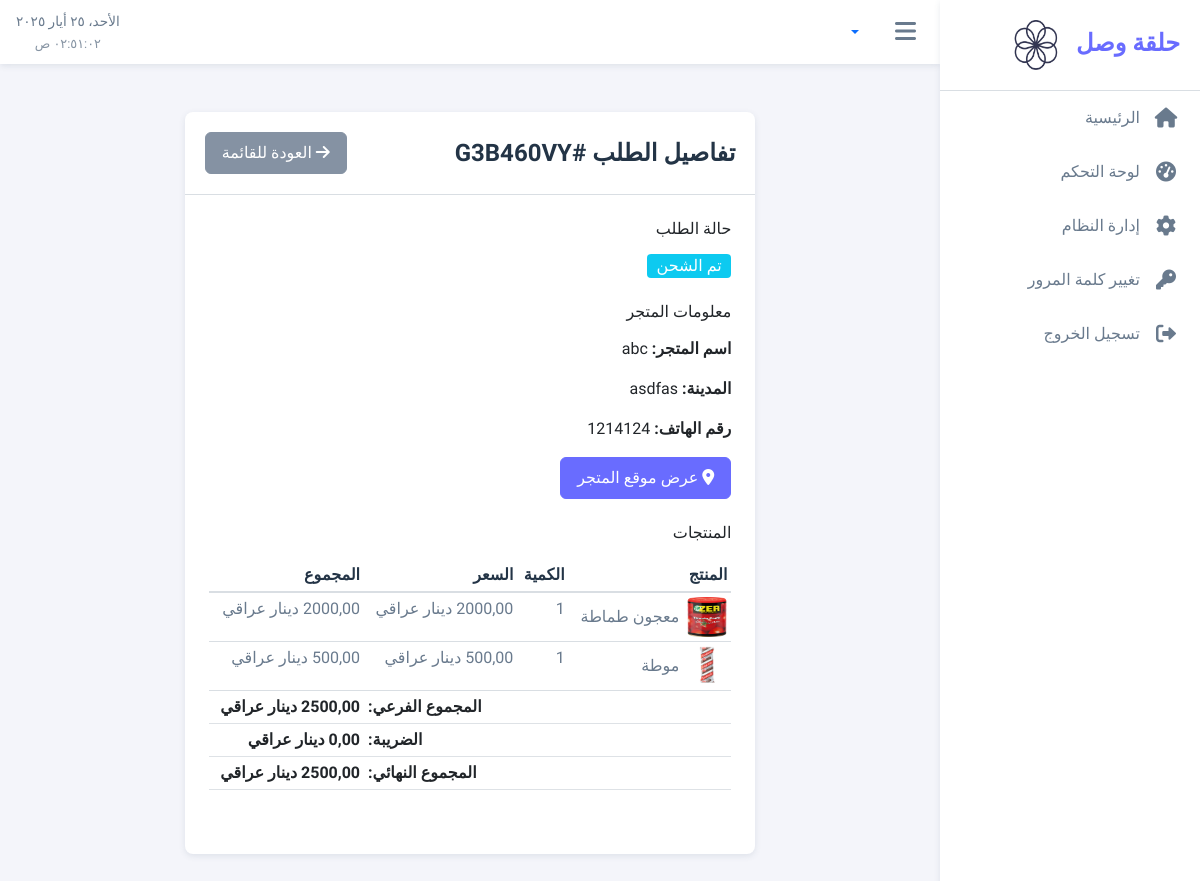
/order-management/14/ (signed in), run on the app's committed database.
### order_management/models.py (models this page shows, shortened)
class Order(models.Model, BaghdadTimestampMixin):
    STATUS_CHOICES = (
        ('pending', 'بانتظار الموافقة'),
        ('accepted', 'تم قبول الطلب'),
        ('processing', 'قيد التجهيز'),
        ('shipped', 'تم الشحن'),
        ('delivered', 'تم التسليم'),
        ('rejected', 'مرفوض'),
        ('canceled', 'ملغي'),
    )
    customer = models.ForeignKey(Customer, on_delete=models.CASCADE, related_name='orders', verbose_name='المتجر')
    store_name = models.CharField(_('اسم المتجر'), max_length=255)
    store_location = models.CharField(_('موقع المتجر'), max_length=100)
    store_city = models.CharField(_('مدينة المتجر'), max_length=100)
    store_phone = models.CharField(_('هاتف المتجر'), max_length=20)
    order_number = models.CharField(max_length=20, unique=True, verbose_name='رقم الطلب')
    status = models.CharField(max_length=20, choices=STATUS_CHOICES, default='pending', verbose_name='الحالة')
    notes = models.TextField(blank=True, null=True, verbose_name='ملاحظات')
    subtotal = models.DecimalField(max_digits=10, decimal_places=2, verbose_name='المجموع الفرعي')
    tax = models.DecimalField(max_digits=10, decimal_places=2, verbose_name='الضريبة')
    total = models.DecimalField(max_digits=10, decimal_places=2, verbose_name='المجموع النهائي')
    created_at = models.DateTimeField(auto_now_add=True, verbose_name='تاريخ الإنشاء')
    updated_at = models.DateTimeField(auto_now=True, verbose_name='تاريخ التحديث')
    class Meta:
        verbose_name = 'طلب'
        verbose_name_plural = 'الطلبات'
        ordering = ['-created_at']
    def get_status_display(self):
        return dict(self.STATUS_CHOICES).get(self.status, self.status)
    @property
    def status_color(self):
        status_colors = {
            'pending': 'warning',
            'accepted': 'info',
            'processing': 'primary',
            'shipped': 'info',
            'delivered': 'success',
            'rejected': 'danger',
            'cancelled': 'danger'
        }
        return status_colors.get(self.status, 'secondary')

class OrderItem(models.Model):
    order = models.ForeignKey(Order, on_delete=models.CASCADE, related_name='items', verbose_name='الطلب')
    product = models.ForeignKey(Product, on_delete=models.CASCADE, verbose_name='المنتج')
    quantity = models.PositiveIntegerField(verbose_name='الكمية')
    price = models.DecimalField(max_digits=10, decimal_places=2, verbose_name='السعر')
    total = models.DecimalField(max_digits=10, decimal_places=2, verbose_name='المجموع')
    class Meta:
        verbose_name = 'عنصر طلب'
        verbose_name_plural = 'عناصر الطلب'

### user_accounts/models.py (models this page shows, shortened)
class Customer(models.Model, BaghdadTimestampMixin):
    user = models.OneToOneField(settings.AUTH_USER_MODEL, on_delete=models.CASCADE, related_name='customer')
    store_name = models.CharField(max_length=100, verbose_name='اسم المتجر')
    phone = models.CharField(max_length=20, verbose_name='رقم الهاتف')
    address = models.TextField(verbose_name='العنوان')
    city = models.CharField(max_length=100, verbose_name='المدينة')
    country = CountryField(verbose_name='البلد')
    location = models.CharField(max_length=255, blank=True, verbose_name='الموقع')
    created_at = models.DateTimeField(auto_now_add=True, verbose_name='تاريخ الإنشاء')
    updated_at = models.DateTimeField(auto_now=True, verbose_name='تاريخ التحديث')
    is_active = models.BooleanField(default=True, verbose_name='نشط')
    class Meta:
        verbose_name = 'متجر'
        verbose_name_plural = 'المتاجر'
        ordering = ['-created_at']

### product_catalog/models.py (models this page shows, shortened)
class Product(models.Model, BaghdadTimestampMixin):
    name = models.CharField(max_length=255, verbose_name='اسم المنتج')
    code = models.CharField(max_length=50, blank=True, auto_created=True, verbose_name='رمز المنتج')
    description = RichTextField(verbose_name='الوصف')
    price = models.DecimalField(max_digits=10, decimal_places=2, verbose_name='السعر')
    stock = models.PositiveIntegerField(default=0, verbose_name='المخزون')
    image = models.ImageField(upload_to='product_images/', null=True, blank=True, verbose_name='الصورة')
    category = models.ForeignKey(Category, on_delete=models.SET_NULL, null=True, verbose_name='الفئة')
    company = models.ForeignKey('company_profiles.Company', on_delete=models.CASCADE, verbose_name='الشركة')
    created_at = models.DateTimeField(auto_now_add=True, verbose_name='تاريخ الإنشاء')
    updated_at = models.DateTimeField(auto_now=True, verbose_name='تاريخ التحديث')
    is_active = models.BooleanField(default=True, verbose_name='نشط')
    class Meta:
        verbose_name = 'منتج'
        verbose_name_plural = 'المنتجات'
        ordering = ['-created_at']

### order_management/views.py (the view, shortened to what this page needs)
# urls.py: path('<int:pk>/', views.order_detail, name='order_detail'),
@login_required
def order_detail(request, pk):
    order = get_object_or_404(Order, pk=pk)
    context = {
        'order': order,
        'is_company': request.user.user_type == 'company',
        'is_customer': request.user.user_type == 'customer',
    }
    return render(request, 'order_management/order_detail.html', context)

### core/context_processors.py (called while the page is built)
def google_maps_api_key(request):
    current_language = get_language() or settings.LANGUAGE_CODE
    return {
        'GOOGLE_MAPS_API_KEY': settings.GOOGLE_MAPS_API_KEY,
        'MAP_TRANSLATIONS': settings.MAP_TRANSLATIONS.get(current_language, settings.MAP_TRANSLATIONS['ar'])
    }

### templates/order_management/order_detail.html (shortened to what this page needs)
{% extends 'base_materio.html' %}
{% load static %}
{% load i18n %}
{% block extra_css %}
<link rel="stylesheet" href="https://unpkg.com/leaflet@1.7.1/dist/leaflet.css" />
{% endblock %}
{% block content %}
<div class="container py-4">
    <div class="row">
        <div class="col-lg-8 mx-auto">
            <div class="card">
                <div class="card-header d-flex justify-content-between align-items-center">
                    <h4 class="mb-0">{% trans "تفاصيل الطلب" %} #{{ order.order_number }}</h4>
                    <div>
                        <a href="{% url 'order_management:order_list' %}" class="btn btn-secondary">
                            <i class="fas fa-arrow-right"></i> {% trans "العودة للقائمة" %}
                        </a>
                    </div>
                </div>
                <div class="card-body">
                    <div class="mb-4">
                        <h6 class="mb-3">{% trans "حالة الطلب" %}</h6>
                        <span class="badge bg-{{ order.status_color }} fs-6">
                            {{ order.get_status_display }}
                        </span>
                    </div>
                    <div class="row mb-4">
                        <div class="col-md-6">
                            <h6 class="mb-3">{% trans "معلومات المتجر" %}</h6>
                            <p><strong>{% trans "اسم المتجر:" %}</strong> {{ order.customer.store_name }}</p>
                            <p><strong>{% trans "المدينة:" %}</strong> {{ order.customer.city }}</p>
                            <p><strong>{% trans "رقم الهاتف:" %}</strong> {{ order.customer.phone }}</p>
                            <button class="btn btn-primary" data-bs-toggle="modal" data-bs-target="#mapModal">
                                <i class="fas fa-map-marker-alt"></i> {% trans "عرض موقع المتجر" %}
                            </button>
                        </div>
                    </div>
                    <div class="table-responsive mb-4">
                        <h6 class="mb-3">{% trans "المنتجات" %}</h6>
                        <table class="table table-sm">
                            <thead>
                                <tr>
                                    <th>{% trans "المنتج" %}</th>
                                    <th>{% trans "الكمية" %}</th>
                                    <th>{% trans "السعر" %}</th>
                                    <th>{% trans "المجموع" %}</th>
                                </tr>
                            </thead>
                            <tbody>
                                {% for item in order.items.all %}
                                <tr>
                                    <td>
                                        <div class="d-flex align-items-center">
                                            {% if item.product.image %}
                                            <img src="{{ item.product.image.url }}" width="40" height="40"
                                                 class="rounded me-2" alt="{{ item.product.name }}">
                                            {% endif %}
                                            {{ item.product.name }}
                                        </div>
                                    </td>
                                    <td>{{ item.quantity }}</td>
                                    <td>{{ item.price|floatformat:2 }} {% trans "دينار عراقي" %}</td>
                                    <td>{{ item.total|floatformat:2 }} {% trans "دينار عراقي" %}</td>
                                </tr>
                                {% endfor %}
                            </tbody>
                            <tfoot>
                                <tr>
                                    <td colspan="3" class="text-end"><strong>{% trans "المجموع الفرعي:" %}</strong></td>
                                    <td><strong>{{ order.subtotal|floatformat:2 }} {% trans "دينار عراقي" %}</strong></td>
                                </tr>
                                <tr>
                                    <td colspan="3" class="text-end"><strong>{% trans "الضريبة:" %}</strong></td>
                                    <td><strong>{{ order.tax|floatformat:2 }} {% trans "دينار عراقي" %}</strong></td>
                                </tr>
                                <tr>
                                    <td colspan="3" class="text-end"><strong>{% trans "المجموع النهائي:" %}</strong></td>
                                    <td><strong>{{ order.total|floatformat:2 }} {% trans "دينار عراقي" %}</strong></td>
                                </tr>
                            </tfoot>
                        </table>
                    </div>
                </div>
            </div>
        </div>
    </div>
</div>
{% endblock %}

### static/css/materio.css (style rules this page uses)
:root { --primary: #696cff; --secondary: #8592a3; --success: #71dd37; --info: #03c3ec; --warning: #ffab00; --danger: #ff3e1d; --dark: #233446; --gray: #697a8d; --light-gray: #a1acb8; --border-color: #d9dee3; --background: #f5f5f9; --body-bg: #f4f5fa; --card-bg: #ffffff; --menu-bg: #ffffff; --menu-active: #f5f5ff; --menu-active-color: var(--primary); --shadow-color: rgba(67, 89, 113, 0.12); }
body { font-family: 'Tajawal', sans-serif; direction: rtl; text-align: right; background-color: var(--body-bg); color: var(--gray); margin: 0; padding: 0; }
.card { background-color: var(--card-bg); border-radius: 0.5rem; border: none; box-shadow: 0 2px 6px 0 var(--shadow-color); margin-bottom: 1.5rem; }
.card-header { background-color: transparent; border-bottom: 1px solid var(--border-color); padding: 1.25rem; }
.card-header h4, .card-header h5 { margin: 0; color: var(--dark); font-weight: 600; }
.card-body { padding: 1.5rem; }
.btn { border-radius: 0.375rem; padding: 0.5rem 1rem; font-weight: 500; transition: all 0.2s; }
.btn-primary { background-color: var(--primary); border-color: var(--primary); color: white; }
.btn-secondary { background-color: var(--secondary); border-color: var(--secondary); color: white; }
.table thead th { border-bottom: 2px solid var(--border-color); color: var(--dark); font-weight: 600; }
.table tbody td { border-bottom: 1px solid var(--border-color); color: var(--gray); }
.badge { font-size: 0.75rem; font-weight: 500; padding: 0.25em 0.6em; border-radius: 0.25rem; }

### data on the page
Order: order_number "G3B460VY", status "تم الشحن", customer.store_name "abc", customer.city "asdfas", customer.phone "1214124", subtotal "2500,00", tax "0,00", total "2500,00"
OrderItem: product.image (picture), product.name "معجون طماطة", quantity "1"
OrderItem: product.image (picture), product.name "موطة", quantity "1"
